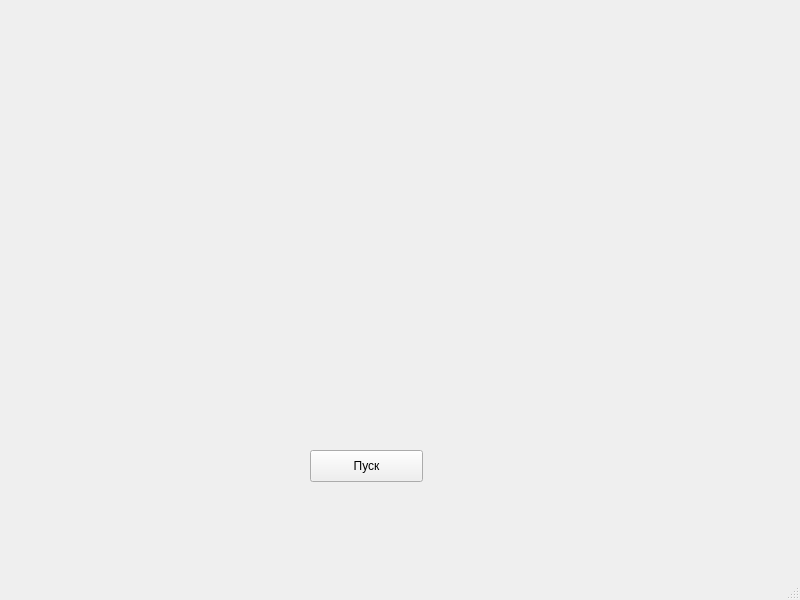
<?xml version="1.0" encoding="UTF-8"?>
<ui version="4.0">
 <class>MainWindow</class>
 <widget class="QMainWindow" name="MainWindow">
  <property name="geometry">
   <rect>
    <x>0</x>
    <y>0</y>
    <width>800</width>
    <height>600</height>
   </rect>
  </property>
  <property name="windowTitle">
   <string>MainWindow</string>
  </property>
  <widget class="QWidget" name="centralwidget">
   <widget class="QPushButton" name="pushButton">
    <property name="geometry">
     <rect>
      <x>310</x>
      <y>450</y>
      <width>113</width>
      <height>32</height>
     </rect>
    </property>
    <property name="text">
     <string>Пуск</string>
    </property>
   </widget>
  </widget>
  <widget class="QMenuBar" name="menubar">
   <property name="geometry">
    <rect>
     <x>0</x>
     <y>0</y>
     <width>800</width>
     <height>24</height>
    </rect>
   </property>
  </widget>
  <widget class="QStatusBar" name="statusbar"/>
 </widget>
 <resources/>
 <connections/>
</ui>
